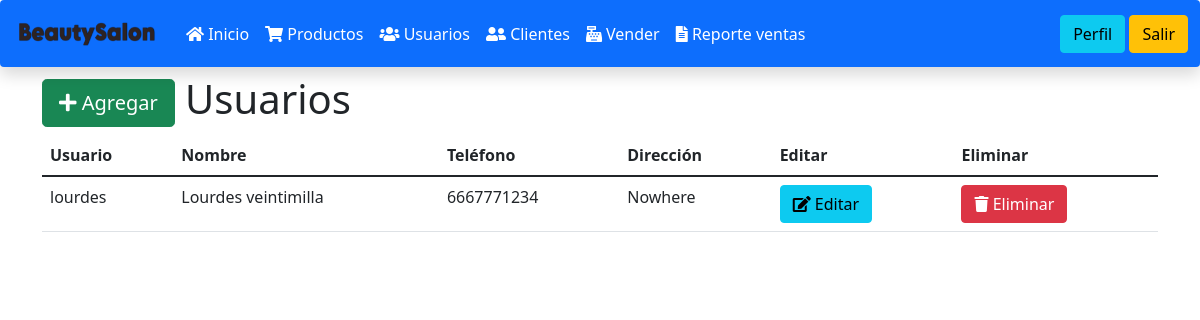
/usuarios.php (signed in), run on an earlier commit of the app's database.
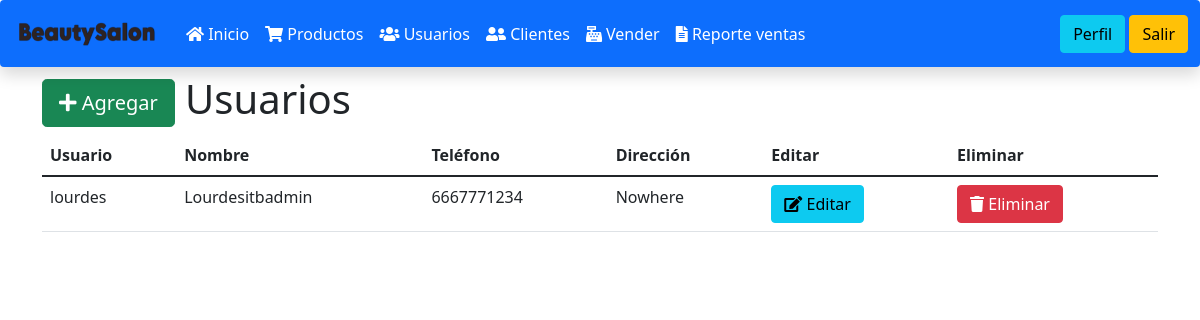
And on a later commit of the database.
### tables this page shows
CREATE TABLE usuarios(
    id BIGINT UNSIGNED NOT NULL AUTO_INCREMENT PRIMARY KEY,
    usuario VARCHAR(50) NOT NULL,
    nombre VARCHAR(255) NOT NULL,
    telefono VARCHAR(25) NOT NULL,
    direccion VARCHAR(255) NOT NULL,
    password VARCHAR(255) NOT NULL
);

### funciones.php (called while the page is built, shortened)
<?php
function obtenerUsuarios(){
    $sentencia = "SELECT id, usuario, nombre, telefono, direccion FROM usuarios";
    return select($sentencia);
}
function select($sentencia, $parametros = []){
    $bd = conectarBaseDatos();
    $respuesta = $bd->prepare($sentencia);
    $respuesta->execute($parametros);
    return $respuesta->fetchAll();
}
function conectarBaseDatos() {
	$host = "localhost";
	$db   = "ventas";
	$user = "root";
	$pass = "";
	$charset = 'utf8mb4';
	$options = [
	    \PDO::ATTR_ERRMODE            => \PDO::ERRMODE_EXCEPTION,
	    \PDO::ATTR_DEFAULT_FETCH_MODE => \PDO::FETCH_OBJ,
	    \PDO::ATTR_EMULATE_PREPARES   => false,
	];
	$dsn = "mysql:host=$host;dbname=$db;charset=$charset";
	try {
	     $pdo = new \PDO($dsn, $user, $pass, $options);
	     return $pdo;
	} catch (\PDOException $e) {
	     throw new \PDOException($e->getMessage(), (int)$e->getCode());
	}
}

### usuarios.php (the view, shortened to what this page needs)
<?php
include_once "encabezado.php";
include_once "navbar.php";
include_once "funciones.php";
$usuarios = obtenerUsuarios();
?>
<div class="container">
    <h1>
        <a class="btn btn-success btn-lg" href="agregar_usuario.php">
            <i class="fa fa-plus"></i>
            Agregar
        </a>
        Usuarios
    </h1>
    <table class="table">
        <thead>
            <tr>
                <th>Usuario</th>
                <th>Nombre</th>
                <th>Teléfono</th>
                <th>Dirección</th>
                <th>Editar</th>
                <th>Eliminar</th>
            </tr>
        </thead>
        <tbody>
            <?php
            foreach($usuarios as $usuario){
            ?>
                <tr>
                    <td><?php echo $usuario->usuario; ?></td>
                    <td><?php echo $usuario->nombre; ?></td>
                    <td><?php echo $usuario->telefono; ?></td>
                    <td><?php echo $usuario->direccion; ?></td>
                    <td>
                        <a class="btn btn-info" href="editar_usuario.php?id=<?php echo $usuario->id; ?>">
                            <i class="fa fa-edit"></i>
                            Editar
                        </a>
                    </td>
                    <td>
                        <a class="btn btn-danger" href="eliminar_usuario.php?id=<?php echo $usuario->id; ?>">
                            <i class="fa fa-trash"></i>
                            Eliminar
                        </a>
                    </td>
                </tr>
            <?php } ?>
        </tbody>
    </table>
</div>

### encabezado.php (shortened to what this page needs)
<!DOCTYPE html>
<html lang="en">
<head>
    <link rel="stylesheet" href="bootstrap/bootstrap.min.css">
    <link rel="stylesheet" href="bootstrap/all.min.css">
</head>
<body>
</body>
</html>

### navbar.php (shortened to what this page needs)
<nav class="navbar navbar-expand-lg navbar-dark bg-primary mb-2 shadow   rounded">
  <div class="container-fluid">
    <a class="navbar-brand" href="#">
      <img src="logo.png" alt="" width="150" height="40" class="d-inline-block align-text-top">
    </a>
    <div class="collapse navbar-collapse" id="navbarSupportedContent">
      <ul class="navbar-nav me-auto mb-2 mb-lg-0">
        <li class="nav-item">
          <a class="nav-link active "  href="index.php">
            <i class="fa fa-home"></i>
            Inicio
            </a>
        </li>
        <li class="nav-item">
            <a class="nav-link active" href="productos.php">
                <i class="fa fa-shopping-cart"></i>
                Productos
            </a>
        </li>
        <li class="nav-item">
            <a class="nav-link active" href="usuarios.php">
            <i class="fa fa-users"></i>
            Usuarios
            </a>
        </li>
        <li class="nav-item">
            <a class="nav-link active" href="clientes.php">
            <i class="fa fa-user-friends"></i>
            Clientes
            </a>
        </li>
        <li class="nav-item">
            <a class="nav-link active" href="vender.php">
            <i class="fa fa-cash-register"></i>
            Vender
            </a>
        </li>
        <li class="nav-item">
            <a class="nav-link active" href="reporte_ventas.php">
            <i class="fa fa-file-alt"></i>
            Reporte ventas
            </a>
        </li>
        </ul>
        <ul class="navbar-nav">
            <li class="nav-item">
                <a href="perfil.php" class="btn btn-info" >Perfil</a>
            </li>
            <li class="nav-item">
                <a href="cerrar_sesion.php" class="btn btn-warning">Salir</a>
            </li>
        </ul>
    </div>
  </div>
</nav>

What changed in the data, as far as the page shows it:
changed usuarios "lourdes": nombre "Lourdes veintimilla" → "Lourdesitbadmin"
